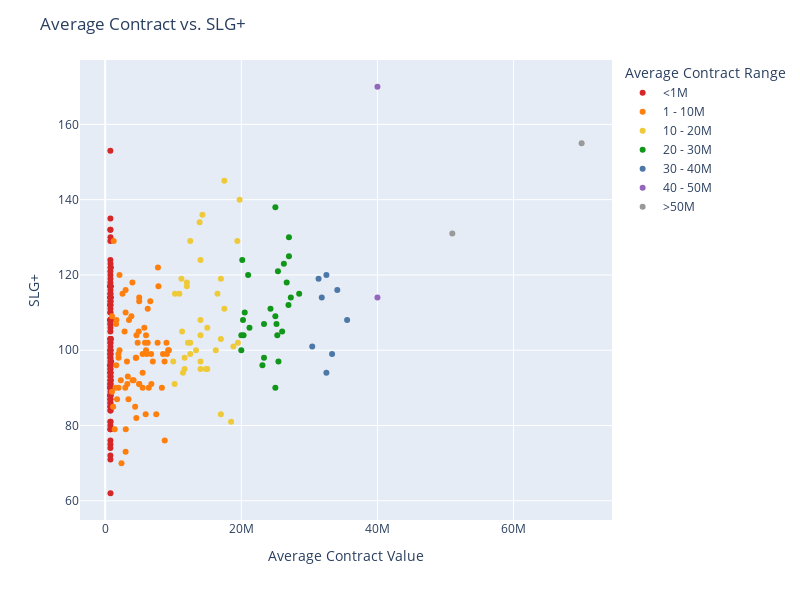

Source (notebook cell):
### Markdown cell above
### Salary vs. SLG+ ###

### Code cell
fig = px.scatter(df_plussal,
                 x = 'Salary',
                 y = 'SLG+',
                 color = 'salcat',
                 category_orders={'salcat': desired_order},
                 color_discrete_sequence = (['#D62728', '#FF7F0E', '#EECA3B', '#109618', '#4C78A8', '#9467BD', '#999999']),
                 hover_data = 'Name')

fig.update_layout(width = 800,
                  height = 600,
                  legend_title = 'Average Contract Range',
                  title = 'Average Contract vs. SLG+',
                  xaxis_title = 'Average Contract Value')

fig.show()

### Figure 1 — Plotly figure (JSON) as saved in the notebook; plotly's stock layout.template omitted (floating-point values rounded to 4 significant figures)
{"data": [{"customdata": [["Elly De La Cruz"], ["Heliot Ramos"], ["James Wood"], ["Vinnie Pasquantino"], ["Maikel Garcia"], ["Brice Turang"], ["Riley Greene"], ["Junior Caminero"], ["Gunnar Henderson"], ["Spencer Torkelson"], ["Jackson Holliday"], ["Pete Crow-Armstrong"], ["CJ Abrams"], ["Andy Pages"], ["Tyler Soderstrom"], ["Xavier Edwards"], ["Nathaniel Lowe"], ["Anthony Volpe"], ["Otto Lopez"], ["Sal Frelick"], ["Michael Busch"], ["Jordan Beck"], ["Hunter Goodman"], ["Matt McLain"], ["Wyatt Langford"], ["Miguel Vargas"], ["Spencer Steer"], ["Yainer Diaz"], ["Nolan Schanuel"], ["Zach Neto"], ["Alec Burleson"], ["Oneil Cruz"], ["Lenyn Sosa"], ["Brenton Doyle"], ["Masyn Winn"], ["Kyle Manzardo"], ["Ben Rice"], ["Brooks Lee"], ["Shea Langeliers"], ["Jacob Wilson"], ["Eric Wagaman"], ["Josh Jung"], ["Joey Ortiz"], ["Caleb Durbin"], ["Chase Meidroth"], ["Addison Barger"], ["Cam Smith"], ["Nick Kurtz"], ["Jackson Merrill"], ["Carlos Santana"], ["Gabriel Arias"], ["Alek Thomas"], ["Dillon Dingler"], ["Kerry Carpenter"], ["Mark Vientos"], ["Victor Scott II"], ["Kyle Stowers"], ["Iván Herrera"], ["Patrick Bailey"], ["Logan O'Hoppe"], ["Austin Wells"], ["Drake Baldwin"], ["Isaac Collins"], ["Chandler Simpson"], ["Nathan Lukes"], ["Matt Shaw"], ["Josh Lowe"], ["Brett Baty"], ["Jasson Domínguez"], ["Tyler Freeman"], ["Jake Mangum"], ["Jonathan Aranda"], ["Daniel Schneemann"], ["Wilyer Abreu"], ["Nick Allen"], ["Bo Naylor"], ["Spencer Horwitz"], ["Nick Gonzales"], ["Nolan Jones"], ["Edgar Quero"], ["Nolan Gorman"], ["Jordan Walker"], ["Matt Wallner"], ["Liam Hicks"], ["Max Muncy"], ["Kody Clemens"], ["Brayan Rocchio"], ["Jake Burger"], ["Jared Triolo"], ["José Caballero"], ["Jacob Young"], ["Noelvi Marte"], ["Colton Cowser"], ["Jordan Westburg"], ["Daylen Lile"], ["Casey Schmitt"], ["Freddy Fermin"], ["Javier Sanoja"], ["Romy Gonzalez"], ["Michael Toglia"], ["Connor Norby"], ["Dane Myers"], ["Brooks Baldwin"], ["Trey Sweeney"], ["Alex Call"], ["Dylan Crews"], ["Gabriel Moreno"], ["Christopher Morel"], ["Roman Anthony"]], "hovertemplate": "salcat=<1M<br>Salary=%{x}<br>SLG+=%{y}<br>Name=%{customdata[0]}<extra></extra>", "legendgroup": "<1M", "marker": {"color": "#D62728", "symbol": "circle"}, "mode": "markers", "name": "<1M", "orientation": "v", "showlegend": true, "type": "scatter", "x": [770000.0, 780000.0, 764600.0, 793200.0, 774800.0, 777100.0, 812400.0, 764100.0, 782300.0, 785700.0, 764800.0, 771000.0, 780600.0, 770000.0, 765000.0, 772000.0, 760000.0, 879000.0, 778500.0, 771800.0, 780500.0, 762000.0, 765000.0, 770000.0, 773500.0, 770400.0, 780000.0, 805600.0, 780000.0, 780000.0, 778600.0, 785000.0, 770000.0, 765000.0, 770800.0, 763200.0, 782800.0, 764400.0, 770000.0, 760000.0, 770000.0, 780500.0, 776000.0, 760000.0, 760000.0, 760000.0, 760000.0, 760000.0, 809500.0, 760000.0, 770200.0, 793000.0, 762600.0, 796800.0, 788800.0, 764200.0, 768200.0, 770300.0, 780000.0, 790000.0, 801400.0, 760000.0, 761100.0, 760000.0, 766800.0, 760000.0, 775100.0, 774000.0, 774200.0, 775700.0, 760000.0, 766500.0, 766000.0, 780000.0, 780000.0, 790300.0, 767500.0, 775000.0, 770000.0, 760000.0, 782900.0, 770800.0, 770800.0, 760000.0, 760000.0, 771000.0, 771000.0, 790000.0, 775000.0, 776800.0, 768700.0, 760000.0, 774500.0, 772700.0, 760000.0, 780000.0, 781800.0, 761500.0, 774000.0, 765000.0, 765000.0, 769000.0, 762600.0, 764000.0, 769100.0, 761800.0, 793000.0, 771800.0, 760000.0], "xaxis": "x", "y": [110, 99, 118, 117, 111, 108, 122, 132, 108, 113, 93, 120, 108, 115, 117, 88, 95, 97, 91, 101, 130, 103, 129, 85, 106, 99, 102, 103, 96, 117, 114, 94, 107, 94, 90, 112, 123, 91, 132, 110, 94, 96, 79, 96, 79, 112, 88, 153, 114, 80, 90, 92, 105, 122, 103, 74, 135, 115, 81, 92, 108, 117, 102, 85, 100, 98, 90, 108, 96, 90, 91, 121, 87, 116, 62, 93, 108, 90, 75, 88, 92, 76, 114, 86, 117, 107, 84, 103, 89, 86, 71, 112, 95, 113, 124, 100, 84, 99, 119, 88, 97, 81, 100, 72, 96, 87, 108, 98, 114], "yaxis": "y"}, {"customdata": [["Geraldo Perdomo"], ["Jarren Duran"], ["Steven Kwan"], ["Ozzie Albies"], ["Taylor Ward"], ["William Contreras"], ["Michael Harris II"], ["Lawrence Butler"], ["Ernie Clement"], ["Ceddanne Rafaela"], ["Lars Nootbaar"], ["Trent Grisham"], ["Jo Adell"], ["Ke'Bryan Hayes"], ["Trevor Larnach"], ["Jonathan India"], ["Bryson Stott"], ["Mike Yastrzemski"], ["Brandon Lowe"], ["Andrew McCutchen"], ["Adolis García"], ["Gavin Sheets"], ["Ryan O'Hearn"], ["Luis Rengifo"], ["Josh Bell"], ["Jorge Polanco"], ["Brendan Donovan"], ["Zach McKinstry"], ["Alejandro Kirk"], ["Alec Bohm"], ["Gavin Lux"], ["Harrison Bader"], ["Cedric Mullins"], ["Jesús Sánchez"], ["Ty France"], ["Colt Keith"], ["Ryan Jeffers"], ["Wilmer Flores"], ["Mickey Moniak"], ["Adam Frazier"], ["Isiah Kiner-Falefa"], ["Willi Castro"], ["Tommy Pham"], ["Andrew Vaughn"], ["Isaac Paredes"], ["Jonah Heim"], ["Luis Robert Jr."], ["Brandon Marsh"], ["Carson Kelly"], ["Austin Hays"], ["Kyle Isbel"], ["Royce Lewis"], ["Ezequiel Tovar"], ["Victor Caratini"], ["Mike Tauchman"], ["Jake Meyers"], ["Adley Rutschman"], ["Ryan Mountcastle"], ["Jose Iglesias"], ["Tyler Stephenson"], ["Tyrone Taylor"], ["Miguel Andujar"], ["Danny Jansen"], ["Joey Bart"], ["Santiago Espinal"], ["Kyle Higashioka"], ["Michael A. Taylor"], ["Miguel Rojas"], ["Taylor Walls"], ["Rowdy Tellez"], ["Jose Trevino"], ["Kyle Farmer"]], "hovertemplate": "salcat=1 - 10M<br>Salary=%{x}<br>SLG+=%{y}<br>Name=%{customdata[0]}<extra></extra>", "legendgroup": "1 - 10M", "marker": {"color": "#FF7F0E", "symbol": "circle"}, "mode": "markers", "name": "1 - 10M", "orientation": "v", "showlegend": true, "type": "scatter", "x": [2550000.0, 3850000.0, 4175000.0, 5000000.0, 7825000.0, 6100000.0, 9000000.0, 9357000.0, 1970000.0, 6250000.0, 2950000.0, 5000000.0, 2100000.0, 8750000.0, 2100000.0, 4400000.0, 3200000.0, 9250000.0, 4000000.0, 5000000.0, 7000000.0, 1600000.0, 3500000.0, 5950000.0, 6000000.0, 7750000.0, 2850000.0, 1650000.0, 4600000.0, 7700000.0, 3325000.0, 6250000.0, 8725000.0, 4500000.0, 1000000.0, 4774000.0, 4550000.0, 5500000.0, 1250000.0, 1525000.0, 7500000.0, 6400000.0, 4025000.0, 5850000.0, 6625000.0, 4575000.0, 8333000.0, 3000000.0, 5750000.0, 5000000.0, 1750000.0, 1625000.0, 9071000.0, 6000000.0, 1950000.0, 2300000.0, 5500000.0, 6787000.0, 3000000.0, 4925000.0, 3025000.0, 3000000.0, 8500000.0, 1175000.0, 2400000.0, 6750000.0, 1950000.0, 5500000.0, 1400000.0, 1000000.0, 3425000.0, 3250000.0], "xaxis": "x", "y": [115, 109, 92, 91, 117, 99, 102, 100, 98, 102, 90, 114, 120, 76, 100, 85, 97, 100, 118, 91, 97, 107, 108, 83, 104, 122, 105, 108, 104, 102, 93, 111, 97, 98, 89, 102, 98, 94, 129, 90, 83, 90, 92, 102, 113, 82, 90, 110, 106, 113, 87, 96, 99, 100, 99, 92, 90, 91, 73, 105, 79, 116, 99, 85, 70, 99, 90, 99, 79, 109, 87, 91], "yaxis": "y"}, {"customdata": [["Kyle Schwarber"], ["Randy Arozarena"], ["Cal Raleigh"], ["Brent Rooker"], ["Luis Arraez"], ["J.P. Crawford"], ["Bryan Reynolds"], ["Seiya Suzuki"], ["Nico Hoerner"], ["Corbin Carroll"], ["Gleyber Torres"], ["Bo Bichette"], ["Jung Hoo Lee"], ["Josh Naylor"], ["Kyle Tucker"], ["Marcell Ozuna"], ["Jackson Chourio"], ["Ryan McMahon"], ["Willson Contreras"], ["Ketel Marte"], ["Lourdes Gurriel Jr."], ["Byron Buxton"], ["Paul Goldschmidt"], ["Jake Cronenworth"], ["Michael Conforto"], ["Max Kepler"], ["Andrew Benintendi"], ["Jeff McNeil"], ["Will Smith"], ["Ronald Acuña Jr."], ["Max Muncy"], ["Tommy Edman"], ["Jurickson Profar"], ["Sean Murphy"], ["Starling Marte"], ["Rhys Hoskins"], ["Jorge Soler"], ["Joc Pederson"]], "hovertemplate": "salcat=10 - 20M<br>Salary=%{x}<br>SLG+=%{y}<br>Name=%{customdata[0]}<extra></extra>", "legendgroup": "10 - 20M", "marker": {"color": "#EECA3B", "symbol": "circle"}, "mode": "markers", "name": "10 - 20M", "orientation": "v", "showlegend": true, "type": "scatter", "x": [19750000.0, 11300000.0, 17500000.0, 12000000.0, 14000000.0, 10200000.0, 13340000.0, 17000000.0, 11670000.0, 13880000.0, 15000000.0, 11200000.0, 18830000.0, 10900000.0, 16500000.0, 16250000.0, 10250000.0, 11670000.0, 17500000.0, 19420000.0, 14000000.0, 14290000.0, 12500000.0, 11430000.0, 17000000.0, 10000000.0, 15000000.0, 12500000.0, 14000000.0, 12500000.0, 12000000.0, 14800000.0, 14000000.0, 12170000.0, 19500000.0, 17000000.0, 14000000.0, 18500000.0], "xaxis": "x", "y": [140, 105, 145, 118, 97, 91, 100, 119, 98, 134, 95, 119, 101, 115, 115, 100, 115, 95, 111, 129, 104, 136, 99, 94, 83, 97, 106, 102, 124, 129, 117, 95, 108, 102, 102, 103, 95, 81], "yaxis": "y"}, {"customdata": [["Matt Olson"], ["Pete Alonso"], ["Fernando Tatis Jr."], ["Bobby Witt Jr."], ["Willy Adames"], ["Vladimir Guerrero Jr."], ["José Ramírez"], ["Ian Happ"], ["Cody Bellinger"], ["Jose Altuve"], ["Trevor Story"], ["Brandon Nimmo"], ["Dansby Swanson"], ["Christian Yelich"], ["Salvador Perez"], ["Christian Walker"], ["Trea Turner"], ["Freddie Freeman"], ["Nick Castellanos"], ["George Springer"], ["Bryce Harper"], ["Xander Bogaerts"], ["J.T. Realmuto"], ["Matt Chapman"], ["Marcus Semien"], ["Austin Riley"], ["Javier Báez"]], "hovertemplate": "salcat=20 - 30M<br>Salary=%{x}<br>SLG+=%{y}<br>Name=%{customdata[0]}<extra></extra>", "legendgroup": "20 - 30M", "marker": {"color": "#109618", "symbol": "circle"}, "mode": "markers", "name": "20 - 30M", "orientation": "v", "showlegend": true, "type": "scatter", "x": [21000000.0, 27000000.0, 24290000.0, 26250000.0, 26000000.0, 28500000.0, 20140000.0, 20330000.0, 26670000.0, 25000000.0, 23330000.0, 20250000.0, 25290000.0, 26930000.0, 20500000.0, 20000000.0, 27270000.0, 27000000.0, 20000000.0, 25000000.0, 25380000.0, 25450000.0, 23100000.0, 25170000.0, 25000000.0, 21200000.0, 23330000.0], "xaxis": "x", "y": [120, 130, 111, 123, 105, 115, 124, 104, 118, 109, 107, 108, 104, 112, 110, 104, 114, 125, 100, 138, 121, 97, 96, 107, 90, 106, 98], "yaxis": "y"}, {"customdata": [["Francisco Lindor"], ["Rafael Devers"], ["Manny Machado"], ["Mookie Betts"], ["Carlos Correa"], ["Mike Trout"], ["Corey Seager"], ["Nolan Arenado"]], "hovertemplate": "salcat=30 - 40M<br>Salary=%{x}<br>SLG+=%{y}<br>Name=%{customdata[0]}<extra></extra>", "legendgroup": "30 - 40M", "marker": {"color": "#4C78A8", "symbol": "circle"}, "mode": "markers", "name": "30 - 40M", "orientation": "v", "showlegend": true, "type": "scatter", "x": [34100000.0, 31350000.0, 31820000.0, 30420000.0, 33330000.0, 35540000.0, 32500000.0, 32500000.0], "xaxis": "x", "y": [116, 119, 114, 101, 99, 108, 120, 94], "yaxis": "y"}, {"customdata": [["Aaron Judge"], ["Alex Bregman"]], "hovertemplate": "salcat=40 - 50M<br>Salary=%{x}<br>SLG+=%{y}<br>Name=%{customdata[0]}<extra></extra>", "legendgroup": "40 - 50M", "marker": {"color": "#9467BD", "symbol": "circle"}, "mode": "markers", "name": "40 - 50M", "orientation": "v", "showlegend": true, "type": "scatter", "x": [40000000.0, 40000000.0], "xaxis": "x", "y": [170, 114], "yaxis": "y"}, {"customdata": [["Shohei Ohtani"], ["Juan Soto"]], "hovertemplate": "salcat=>50M<br>Salary=%{x}<br>SLG+=%{y}<br>Name=%{customdata[0]}<extra></extra>", "legendgroup": ">50M", "marker": {"color": "#999999", "symbol": "circle"}, "mode": "markers", "name": ">50M", "orientation": "v", "showlegend": true, "type": "scatter", "x": [70000000.0, 51000000.0], "xaxis": "x", "y": [155, 131], "yaxis": "y"}], "layout": {"height": 600, "legend": {"title": {"text": "Average Contract Range"}, "tracegroupgap": 0}, "margin": {"t": 60}, "title": {"text": "Average Contract vs. SLG+"}, "width": 800, "xaxis": {"anchor": "y", "domain": [0, 1], "title": {"text": "Average Contract Value"}}, "yaxis": {"anchor": "x", "domain": [0, 1], "title": {"text": "SLG+"}}}}
